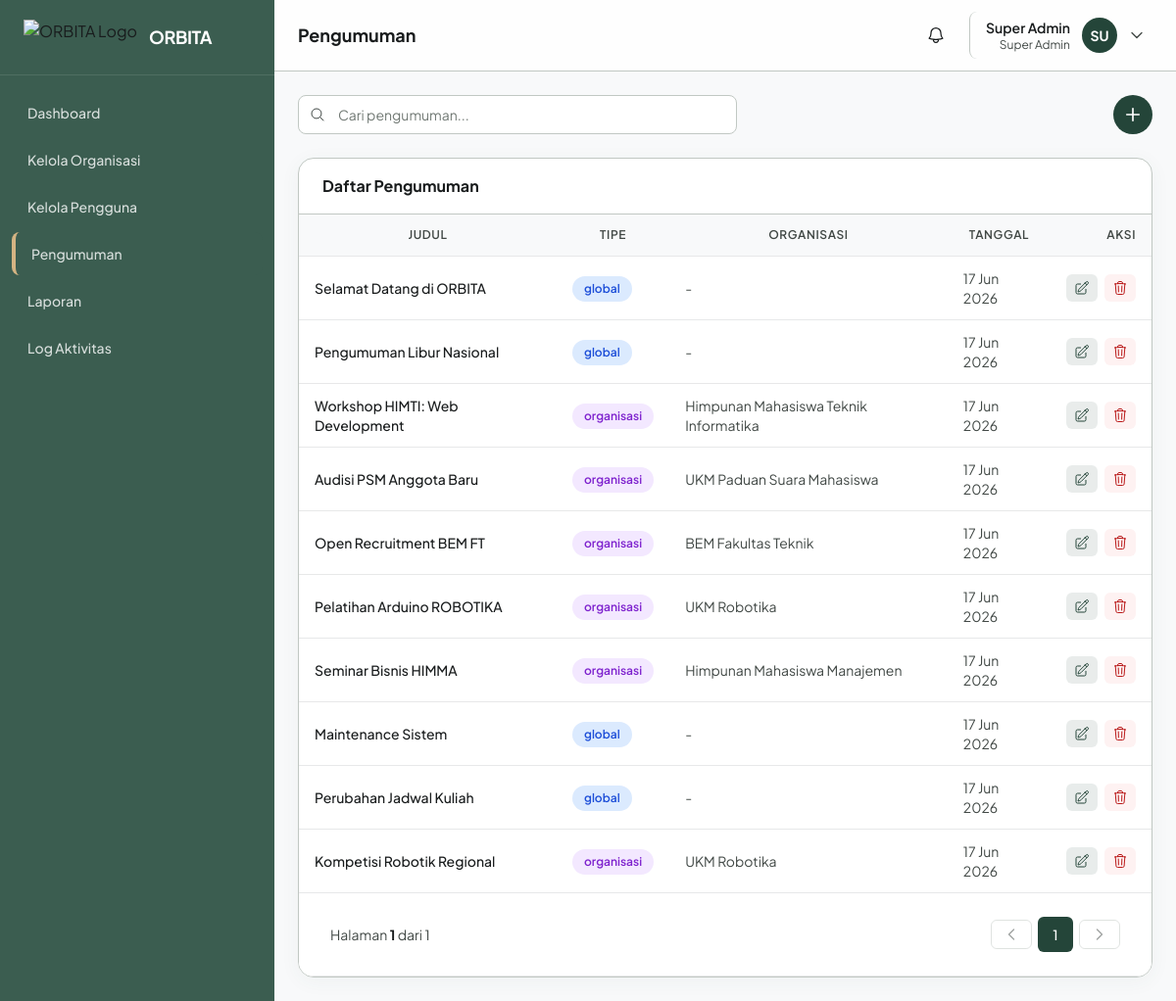
Screenshot of /pages/pengumuman/index.php (signed in) with the database file from the repository.
### tables this page shows
CREATE TABLE pengumuman (
    id INT AUTO_INCREMENT PRIMARY KEY,
    judul VARCHAR(200) NOT NULL,
    isi TEXT NOT NULL,
    tipe ENUM('global', 'organisasi') DEFAULT 'global',
    organisasi_id INT DEFAULT NULL,
    created_by INT NOT NULL,
    created_at DATETIME DEFAULT CURRENT_TIMESTAMP,
    FOREIGN KEY (organisasi_id) REFERENCES organisasi(id) ON DELETE CASCADE,
    FOREIGN KEY (created_by) REFERENCES users(id) ON DELETE CASCADE
);

CREATE TABLE organisasi (
    id INT AUTO_INCREMENT PRIMARY KEY,
    nama VARCHAR(150) NOT NULL,
    singkatan VARCHAR(20),
    deskripsi TEXT,
    visi TEXT,
    misi TEXT,
    logo VARCHAR(255),
    ketua_id INT DEFAULT NULL,
    status ENUM('aktif', 'nonaktif') DEFAULT 'aktif',
    deleted_at DATETIME DEFAULT NULL,
    created_at DATETIME DEFAULT CURRENT_TIMESTAMP,
    updated_at DATETIME DEFAULT CURRENT_TIMESTAMP ON UPDATE CURRENT_TIMESTAMP,
    FOREIGN KEY (ketua_id) REFERENCES users(id) ON DELETE SET NULL
);

### components/tables/pengumuman.php (the view, shortened to what this page needs)
<?php
foreach ($list as $row):
?>
<tr>
    <td class="text-sm font-medium text-on-surface"><?= e($row['judul']) ?></td>
    <td><span class="badge <?= $row['tipe']==='global'?'bg-blue-100 text-blue-700':'bg-purple-100 text-purple-700' ?>"><?= e($row['tipe']) ?></span></td>
    <td class="text-sm text-on-surface-variant"><?= e($row['org_nama'] ?? '-') ?></td>
    <td class="text-sm text-on-surface-variant"><?= e(date('d M Y', strtotime($row['created_at']))) ?></td>
    <td class="text-right whitespace-nowrap">
        <?php if (canModifyPengumuman($row)): ?>
        <button type="button" onclick="openPengumumanModal(<?= e(json_encode($row)) ?>)" title="Edit" class="inline-flex items-center px-2 py-1.5 rounded-md bg-primary/10 text-primary hover:bg-primary/20 mr-1">
        </button>
        <a href="?delete=<?= $row['id'] ?>" onclick="return confirm('Yakin hapus?')" title="Hapus" class="inline-flex items-center px-2 py-1.5 rounded-md bg-red-50 text-error hover:bg-red-100">
        </a>
        <?php else: ?>
        <span class="text-xs text-on-surface-variant">-</span>
        <?php endif; ?>
    </td>
</tr>
<?php endforeach; ?>
<?php if (!empty($list)): ?>
<tr><td colspan="5" class="bg-white border-t border-outline-variant"><?= renderPagination($p) ?></td></tr>
<?php endif; ?>

### assets/css/custom.css (style rules this page uses)
.data-table td, .data-table th { padding: 12px 16px; border-bottom: 1px solid #e7e8e9; }
.badge { display: inline-flex; align-items: center; padding: 4px 12px; border-radius: 9999px; font-size: 12px; font-weight: 600; }

### components/head.php (style rules this page uses)
body { font-family: 'Plus Jakarta Sans', sans-serif; background-color: #f8f9fa; }

### rows the page displays
pengumuman: judul "Selamat Datang di ORBITA", tipe "global", org_nama "-", created_at "17 Jun 2026"
pengumuman: judul "Pengumuman Libur Nasional", tipe "global", org_nama "-", created_at "17 Jun 2026"
pengumuman: judul "Workshop HIMTI: Web Development", tipe "organisasi", organisasi.nama "Himpunan Mahasiswa Teknik Informatika", created_at "17 Jun 2026"
pengumuman: judul "Audisi PSM Anggota Baru", tipe "organisasi", organisasi.nama "UKM Paduan Suara Mahasiswa", created_at "17 Jun 2026"
pengumuman: judul "Open Recruitment BEM FT", tipe "organisasi", organisasi.nama "BEM Fakultas Teknik", created_at "17 Jun 2026"
pengumuman: judul "Pelatihan Arduino ROBOTIKA", tipe "organisasi", organisasi.nama "UKM Robotika", created_at "17 Jun 2026"
pengumuman: judul "Seminar Bisnis HIMMA", tipe "organisasi", organisasi.nama "Himpunan Mahasiswa Manajemen", created_at "17 Jun 2026"
pengumuman: judul "Maintenance Sistem", tipe "global", org_nama "-", created_at "17 Jun 2026"
pengumuman: judul "Perubahan Jadwal Kuliah", tipe "global", org_nama "-", created_at "17 Jun 2026"
pengumuman: judul "Kompetisi Robotik Regional", tipe "organisasi", organisasi.nama "UKM Robotika", created_at "17 Jun 2026"

### other values shown
$item['label'] "Dashboard"
$item['label'] "Kelola Organisasi"
$item['label'] "Kelola Pengguna"
$item['label'] "Pengumuman"
$item['label'] "Laporan"
$item['label'] "Log Aktivitas"
$page_title "Pengumuman"
$_SESSION['nama'] "Super Admin"
$_SESSION['role'] "Super Admin"
substr($_SESSION['nama'] ?? 'U', 0, 2) "SU"
$page "1"
$totalPages "1"
